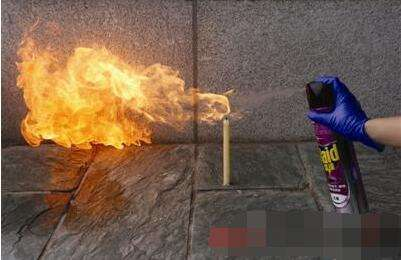
//> input picture sources/1.jpg, 401 x 260 px, given in place of a.mp4, which was not available
$ ./main   (built with g++ and OpenCV 4)
//> lines starting //> are read from the running program, lines starting //| are printed output that depends on the picture; after the words box and inside, x2 and y2 are one past the last pixel; in counts of white or black regions, pixels touching at a corner belong together; pictures that were not available may be replaced by others from this repository, and a replacement may not be noted
#include <iostream>
#include "cv.h"
#include "opencv2/opencv.hpp"
#include <opencv2/core.hpp>
#include <opencv2/highgui.hpp>
#include <opencv2/imgproc.hpp>
#include<math.h>
#include"opencv2/xfeatures2d.hpp"


using namespace std;
using namespace cv;
using namespace cv::xfeatures2d;

#define min(x,y) (x<y?x:y)
#define R_THRESHHOLD 160
#define S_THRESHHOLD 115

int redThre = 49; // 115~135
int saturationTh = 7; //55~65
RNG g_rng(12345);
int g_nElementShape = MORPH_RECT;
Mat usedframe1;
Mat usedframe2;


Mat CheckColor(Mat &inImg);
int FT(Mat &inImg);
void DrawFire(Mat &inputImg, Mat foreImg);
void colorModel(IplImage *src, IplImage * dst);
void fillSeg(IplImage *src, IplImage *tempdst);
void distance(Mat imgL, Mat imgR);


int main()
{

	VideoCapture cap("C:\\Users\\a.mp4");


	long totalFrameNumber = cap.get(CV_CAP_PROP_FRAME_COUNT);
	cout << "total frames: " << totalFrameNumber << endl;

	Mat frame;
	bool flags = true;
	long currentFrame = 0;

	while (flags)
	{

		cap.read(frame);//
//> frame is the input picture: 260 rows x 401 cols, CV_8UC3; mean B, G, R 74.7, 92.5, 115.7

		stringstream str;
		str << currentFrame << ".jpg";


		if (currentFrame % 10 == 0) // 设置每10帧获取一次帧
		{
			imwrite("C:\\Users\\" + str.str(), frame);
		}

		if (currentFrame >= totalFrameNumber)
		{
			flags = false;
		}
		currentFrame++;
	}

	system("pause");

	for (int a = 0; a <40; a++)
	{
		string colorframename1 = format("C:\\Users\\%d.jpg", a * 10);
		string colorframename2 = format("C:\\Users\\%d.jpg", a * 10);
		usedframe1 = imread(colorframename1);
		usedframe2 = imread(colorframename2);
		string grayframename = format("gray%d.jpg", a * 10);
		imwrite(grayframename, CheckColor(usedframe1));//
		waitKey(0);
	}
	return 0;
}


Mat CheckColor(Mat &inImg)
{
	Mat fireImg;
	fireImg.create(inImg.size(), CV_8UC1);
	Mat multiRGB[3];
	int a = inImg.channels();
//> a = 3
	split(inImg, multiRGB);
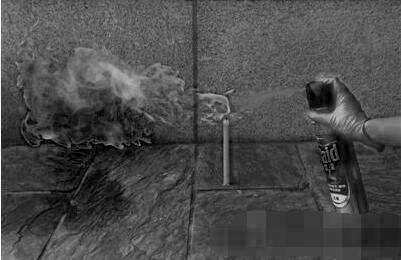
//> multiRGB[0]: 260 rows x 401 cols, CV_8UC1; min 0, max 255, mean 74.7
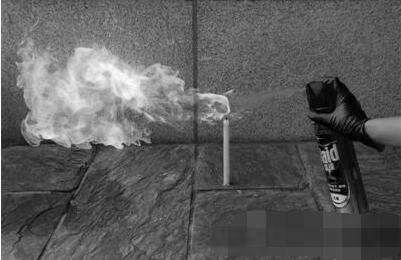
//> multiRGB[1]: 260 rows x 401 cols, CV_8UC1; min 0, max 255, mean 92.5
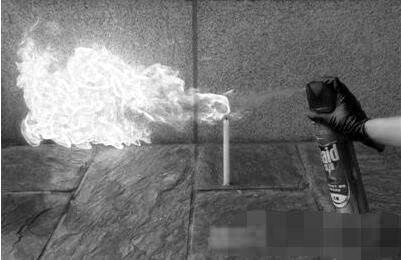
//> multiRGB[2]: 260 rows x 401 cols, CV_8UC1; min 0, max 255, mean 115.6

	for (int i = 0; i < inImg.rows; i++)
	{
		for (int j = 0; j < inImg.cols; j++)
		{
			float B, G, R;
			B = multiRGB[0].at<uchar>(i, j); //动态地址计算法
			G = multiRGB[1].at<uchar>(i, j);
			R = multiRGB[2].at<uchar>(i, j);

			float maxValue = max(max(B, G), R);
			float minValue = min(min(B, G), R);

			double S = (1 - 3.0*minValue / (R + G + B));
			if (R > redThre &&R >= G && G >= B && S >((255 - R) * saturationTh / redThre))
			{
				fireImg.at<uchar>(i, j) = 255;
			}
			else
			{
				fireImg.at<uchar>(i, j) = 0;
			}
		}
	}
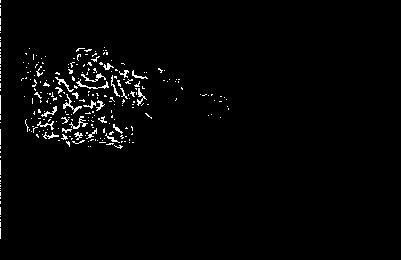
//> fireImg: 260 rows x 401 cols, CV_8UC1; 2% white in thin lines or dots, all inside (x1, y1, x2, y2) = (0, 0, 229, 239)

	erode(fireImg, fireImg, Mat(3, 3, CV_8UC1));
	GaussianBlur(fireImg, fireImg, Size(5, 5), 0, 0);
	medianBlur(fireImg, fireImg, 5);
	dilate(fireImg, fireImg, Mat(5, 5, CV_8UC1));
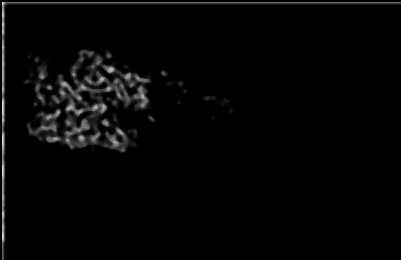
//> fireImg: 260 rows x 401 cols, CV_8UC1; min 0, max 223, mean 5.5
	imshow("Binary", fireImg);
	int b = FT(fireImg);
//> b = 0
//> (the run ends here: the program stops with an error, at `erode(fireImg, fireImg, Mat(3, 3, CV_8UC1));`)
